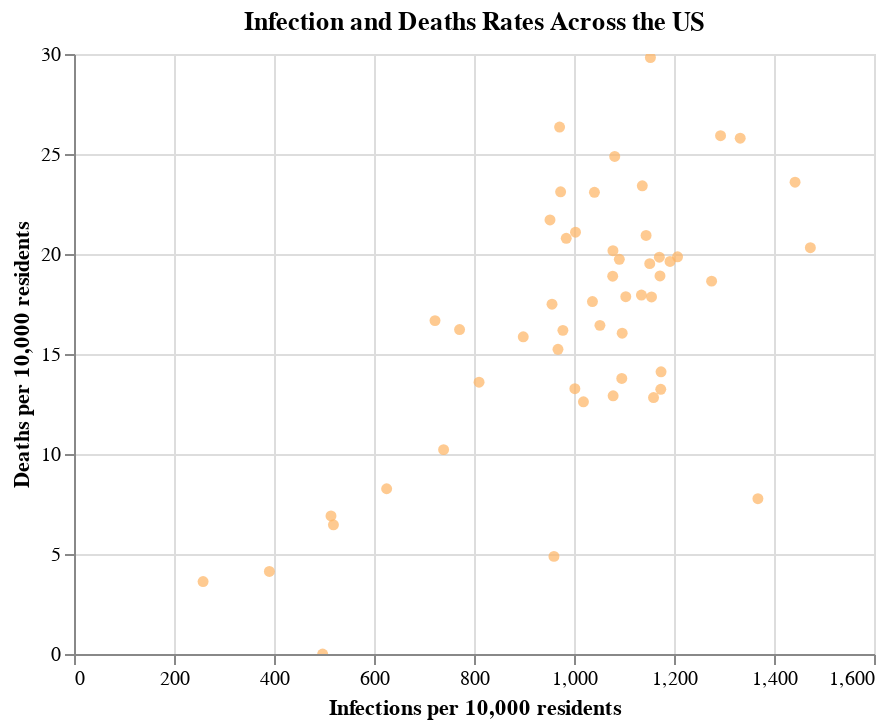

Notebook source saved alongside this figure:
### Markdown cell above
Logically, we would expect states with high levels of infections per capita to also have higher death rates.

### Code cell
alt.Chart(
    state_infection,
    title = "Infection and Deaths Rates Across the US").mark_circle(
    color = "#fdb462").encode(
    x = alt.X("total_infections_per_capita",
             title = "Infections per 10,000 residents"),
    y = alt.Y("total_deaths_per_capita",
              title = "Deaths per 10,000 residents"),
    tooltip = ['state_name',"total_infections_per_capita", "total_deaths_per_capita"]).interactive()

### Figure 1 — Vega-Lite specification as saved in the notebook (floating-point values rounded to 4 significant figures)
{"config": {"view": {"continuousWidth": 400, "continuousHeight": 300}}, "data": {"name": "data-6594c7dc465ec03417f65de90d589195"}, "mark": {"type": "circle", "color": "#fdb462"}, "encoding": {"tooltip": [{"type": "nominal", "field": "state_name"}, {"type": "quantitative", "field": "total_infections_per_capita"}, {"type": "quantitative", "field": "total_deaths_per_capita"}], "x": {"type": "quantitative", "field": "total_infections_per_capita", "title": "Infections per 10,000 residents"}, "y": {"type": "quantitative", "field": "total_deaths_per_capita", "title": "Deaths per 10,000 residents"}}, "selection": {"selector002": {"type": "interval", "bind": "scales", "encodings": ["x", "y"]}}, "title": "Infection and Deaths Rates Across the US", "$schema": "https://vega.github.io/schema/vega-lite/v4.8.1.json", "datasets": {"data-6594c7dc465ec03417f65de90d589195": [{"state_name": "Hawaii", "total_pop": 1422029, "total_deaths": 515.0, "total_cases": 36714, "total_deaths_per_capita": 3.622, "total_infections_per_capita": 258.2}, {"state_name": "Vermont", "total_pop": 624977, "total_deaths": 258.0, "total_cases": 24421, "total_deaths_per_capita": 4.128, "total_infections_per_capita": 390.8}, {"state_name": "Puerto Rico", "total_pop": 3386941, "total_deaths": 0.0, "total_cases": 168433, "total_deaths_per_capita": 0.0, "total_infections_per_capita": 497.3}, {"state_name": "Oregon", "total_pop": 4081943, "total_deaths": 2818.0, "total_cases": 209800, "total_deaths_per_capita": 6.904, "total_infections_per_capita": 514.0}, {"state_name": "Maine", "total_pop": 1332813, "total_deaths": 861.0, "total_cases": 69156, "total_deaths_per_capita": 6.46, "total_infections_per_capita": 518.9}, {"state_name": "Washington", "total_pop": 7294336, "total_deaths": 6027.0, "total_cases": 456116, "total_deaths_per_capita": 8.263, "total_infections_per_capita": 625.3}, {"state_name": "District of Columbia", "total_pop": 684498, "total_deaths": 1141.0, "total_cases": 49423, "total_deaths_per_capita": 16.67, "total_infections_per_capita": 722.0}, {"state_name": "New Hampshire", "total_pop": 1343622, "total_deaths": 1373.0, "total_cases": 99323, "total_deaths_per_capita": 10.22, "total_infections_per_capita": 739.2}, {"state_name": "Maryland", "total_pop": 6003435, "total_deaths": 9740.0, "total_cases": 462953, "total_deaths_per_capita": 16.22, "total_infections_per_capita": 771.1}, {"state_name": "Virginia", "total_pop": 8413774, "total_deaths": 11440.0, "total_cases": 681599, "total_deaths_per_capita": 13.59, "total_infections_per_capita": 810.1}, {"state_name": "West Virginia", "total_pop": 1829054, "total_deaths": 2901.0, "total_cases": 164346, "total_deaths_per_capita": 15.86, "total_infections_per_capita": 898.5}, {"state_name": "Pennsylvania", "total_pop": 12791181, "total_deaths": 27760.0, "total_cases": 1217707, "total_deaths_per_capita": 21.7, "total_infections_per_capita": 952.0}, {"state_name": "Ohio", "total_pop": 11641879, "total_deaths": 20360.0, "total_cases": 1113006, "total_deaths_per_capita": 17.49, "total_infections_per_capita": 956.0}, {"state_name": "Alaska", "total_pop": 733430, "total_deaths": 358.0, "total_cases": 70404, "total_deaths_per_capita": 4.881, "total_infections_per_capita": 959.9}, {"state_name": "Missouri", "total_pop": 6090062, "total_deaths": 9279.0, "total_cases": 589498, "total_deaths_per_capita": 15.24, "total_infections_per_capita": 968.0}, {"state_name": "Massachusetts", "total_pop": 6830193, "total_deaths": 18000.0, "total_cases": 663324, "total_deaths_per_capita": 26.35, "total_infections_per_capita": 971.2}, {"state_name": "Connecticut", "total_pop": 3581504, "total_deaths": 8277.0, "total_cases": 348562, "total_deaths_per_capita": 23.11, "total_infections_per_capita": 973.2}, {"state_name": "California", "total_pop": 39148760, "total_deaths": 63350.0, "total_cases": 3827935, "total_deaths_per_capita": 16.18, "total_infections_per_capita": 977.8}, {"state_name": "New Mexico", "total_pop": 2092434, "total_deaths": 4349.0, "total_cases": 205996, "total_deaths_per_capita": 20.78, "total_infections_per_capita": 984.5}, {"state_name": "North Carolina", "total_pop": 10155624, "total_deaths": 13470.0, "total_cases": 1017312, "total_deaths_per_capita": 13.27, "total_infections_per_capita": 1002.0}, {"state_name": "Michigan", "total_pop": 9957488, "total_deaths": 21000.0, "total_cases": 998766, "total_deaths_per_capita": 21.09, "total_infections_per_capita": 1003.0}, {"state_name": "Colorado", "total_pop": 5531141, "total_deaths": 6976.0, "total_cases": 563555, "total_deaths_per_capita": 12.61, "total_infections_per_capita": 1019.0}, {"state_name": "New York", "total_pop": 11174740, "total_deaths": 19690.0, "total_cases": 1158670, "total_deaths_per_capita": 17.62, "total_infections_per_capita": 1037.0}, {"state_name": "Louisiana", "total_pop": 4663616, "total_deaths": 10760.0, "total_cases": 485417, "total_deaths_per_capita": 23.08, "total_infections_per_capita": 1041.0}, {"state_name": "Kentucky", "total_pop": 4440204, "total_deaths": 7296.0, "total_cases": 467047, "total_deaths_per_capita": 16.43, "total_infections_per_capita": 1052.0}, {"state_name": "Texas", "total_pop": 27885195, "total_deaths": 52680.0, "total_cases": 3004368, "total_deaths_per_capita": 18.89, "total_infections_per_capita": 1077.0}, {"state_name": "Georgia", "total_pop": 10297484, "total_deaths": 20770.0, "total_cases": 1109943, "total_deaths_per_capita": 20.17, "total_infections_per_capita": 1078.0}, {"state_name": "Wyoming", "total_pop": 581836, "total_deaths": 751.0, "total_cases": 62737, "total_deaths_per_capita": 12.91, "total_infections_per_capita": 1078.0}, {"state_name": "Mississippi", "total_pop": 2988762, "total_deaths": 7436.0, "total_cases": 323214, "total_deaths_per_capita": 24.88, "total_infections_per_capita": 1081.0}, {"state_name": "Illinois", "total_pop": 12821497, "total_deaths": 25300.0, "total_cases": 1398366, "total_deaths_per_capita": 19.73, "total_infections_per_capita": 1091.0}, {"state_name": "Minnesota", "total_pop": 5527358, "total_deaths": 7615.0, "total_cases": 605554, "total_deaths_per_capita": 13.78, "total_infections_per_capita": 1096.0}, {"state_name": "Montana", "total_pop": 1041732, "total_deaths": 1671.0, "total_cases": 114211, "total_deaths_per_capita": 16.04, "total_infections_per_capita": 1096.0}, {"state_name": "Kansas", "total_pop": 2908776, "total_deaths": 5196.0, "total_cases": 321000, "total_deaths_per_capita": 17.86, "total_infections_per_capita": 1104.0}, {"state_name": "Florida", "total_pop": 20598139, "total_deaths": 36970.0, "total_cases": 2337557, "total_deaths_per_capita": 17.95, "total_infections_per_capita": 1135.0}, {"state_name": "Alabama", "total_pop": 4864680, "total_deaths": 11390.0, "total_cases": 552911, "total_deaths_per_capita": 23.41, "total_infections_per_capita": 1137.0}, {"state_name": "Indiana", "total_pop": 6637426, "total_deaths": 13890.0, "total_cases": 759428, "total_deaths_per_capita": 20.93, "total_infections_per_capita": 1144.0}, {"state_name": "Nevada", "total_pop": 2922849, "total_deaths": 5705.0, "total_cases": 336562, "total_deaths_per_capita": 19.52, "total_infections_per_capita": 1151.0}, {"state_name": "New Jersey", "total_pop": 8881845, "total_deaths": 26490.0, "total_cases": 1023922, "total_deaths_per_capita": 29.82, "total_infections_per_capita": 1153.0}, {"state_name": "Delaware", "total_pop": 949495, "total_deaths": 1695.0, "total_cases": 109673, "total_deaths_per_capita": 17.85, "total_infections_per_capita": 1155.0}, {"state_name": "Idaho", "total_pop": 1687809, "total_deaths": 2164.0, "total_cases": 195630, "total_deaths_per_capita": 12.82, "total_infections_per_capita": 1159.0}, {"state_name": "Arkansas", "total_pop": 2990671, "total_deaths": 5933.0, "total_cases": 350117, "total_deaths_per_capita": 19.84, "total_infections_per_capita": 1171.0}, {"state_name": "Oklahoma", "total_pop": 3918137, "total_deaths": 7406.0, "total_cases": 459205, "total_deaths_per_capita": 18.9, "total_infections_per_capita": 1172.0}, {"state_name": "Nebraska", "total_pop": 1904760, "total_deaths": 2521.0, "total_cases": 223529, "total_deaths_per_capita": 13.24, "total_infections_per_capita": 1174.0}, {"state_name": "Wisconsin", "total_pop": 5778394, "total_deaths": 8154.0, "total_cases": 678436, "total_deaths_per_capita": 14.11, "total_infections_per_capita": 1174.0}, {"state_name": "Iowa", "total_pop": 3132499, "total_deaths": 6149.0, "total_cases": 373406, "total_deaths_per_capita": 19.63, "total_infections_per_capita": 1192.0}, {"state_name": "South Carolina", "total_pop": 4955925, "total_deaths": 9843.0, "total_cases": 598229, "total_deaths_per_capita": 19.86, "total_infections_per_capita": 1207.0}, {"state_name": "Tennessee", "total_pop": 6651089, "total_deaths": 12400.0, "total_cases": 848149, "total_deaths_per_capita": 18.64, "total_infections_per_capita": 1275.0}, {"state_name": "Arizona", "total_pop": 6946685, "total_deaths": 18000.0, "total_cases": 898283, "total_deaths_per_capita": 25.92, "total_infections_per_capita": 1293.0}, {"state_name": "Rhode Island", "total_pop": 1056611, "total_deaths": 2725.0, "total_cases": 140785, "total_deaths_per_capita": 25.79, "total_infections_per_capita": 1332.0}, {"state_name": "Utah", "total_pop": 3045350, "total_deaths": 2364.0, "total_cases": 416548, "total_deaths_per_capita": 7.763, "total_infections_per_capita": 1368.0}, {"state_name": "South Dakota", "total_pop": 864289, "total_deaths": 2039.0, "total_cases": 124641, "total_deaths_per_capita": 23.59, "total_infections_per_capita": 1442.0}, {"state_name": "North Dakota", "total_pop": 752201, "total_deaths": 1528.0, "total_cases": 110779, "total_deaths_per_capita": 20.31, "total_infections_per_capita": 1473.0}]}}
